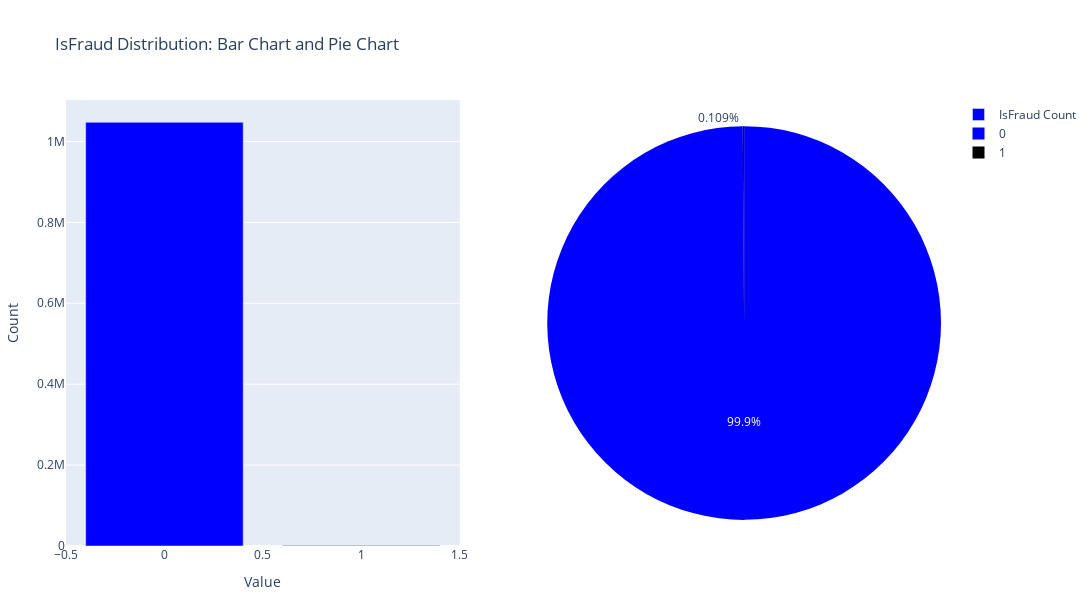

Notebook source saved alongside this figure:
### Code cell
isFraud_count = data["isFraud"].value_counts()

fig = sp.make_subplots(
    rows=1 , 
    cols=2,
    specs=[[{"type":"xy"} , {"type":"domain"}]]
    )
bar_trace = go.Bar(
    x=isFraud_count.index ,
    y=isFraud_count.values ,
    name="IsFraud Count" ,
    marker=dict(color=["blue" , "black"])
)
fig.add_trace(bar_trace , row=1 , col=1)
pie_trace = go.Pie(
    labels=isFraud_count.index ,
    values=isFraud_count.values ,
    name="Pie Chart" ,
    marker=dict(colors=["blue" ,"black"])
)
fig.add_trace(pie_trace , row=1 , col=2)
fig.update_layout(
    title_text="IsFraud Distribution: Bar Chart and Pie Chart" ,
    showlegend=True ,
    height=600 ,
    width=1400 ,
    margin=dict(l=20 , r=20 , t=100 , b=20) ,
    xaxis_title = "Value" ,
    yaxis_title = "Count"
)
fig.show()

### Figure 1 — Plotly figure (JSON) as saved in the notebook; plotly's stock layout.template omitted (floating-point values rounded to 4 significant figures)
{"data": [{"marker": {"color": ["blue", "black"]}, "name": "IsFraud Count", "type": "bar", "x": [0, 1], "xaxis": "x", "y": [1047433, 1142], "yaxis": "y"}, {"domain": {"x": [0.55, 1], "y": [0, 1]}, "labels": [0, 1], "marker": {"colors": ["blue", "black"]}, "name": "Pie Chart", "type": "pie", "values": [1047433, 1142]}], "layout": {"height": 600, "margin": {"b": 20, "l": 20, "r": 20, "t": 100}, "showlegend": true, "title": {"text": "IsFraud Distribution: Bar Chart and Pie Chart"}, "width": 1400, "xaxis": {"anchor": "y", "domain": [0, 0.45], "title": {"text": "Value"}}, "yaxis": {"anchor": "x", "domain": [0, 1], "title": {"text": "Count"}}}}
